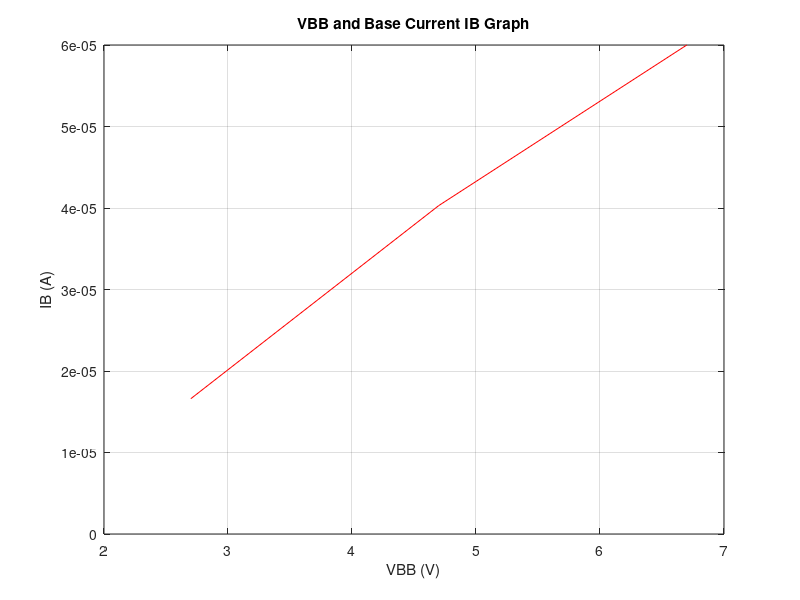
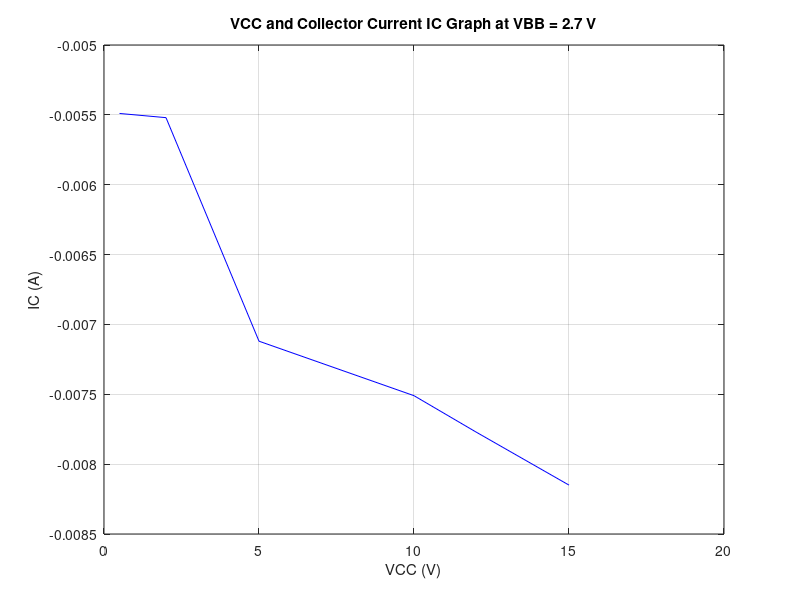
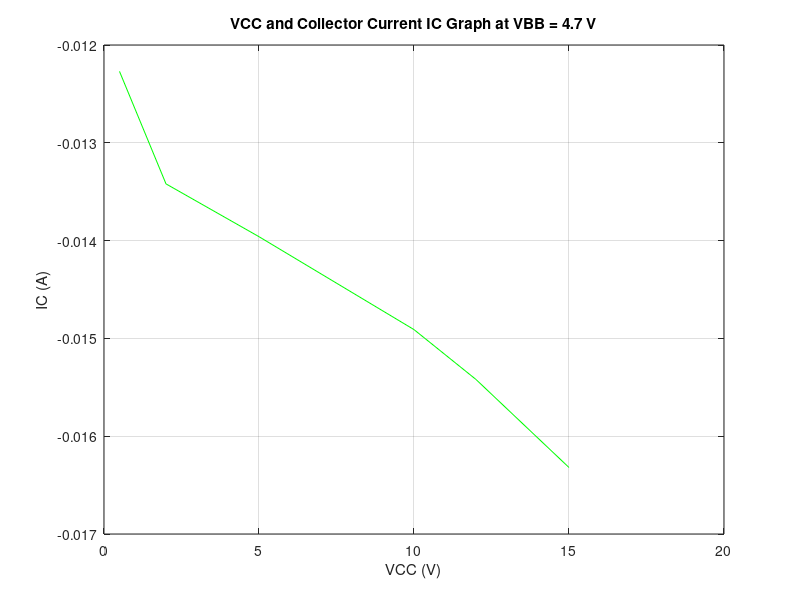
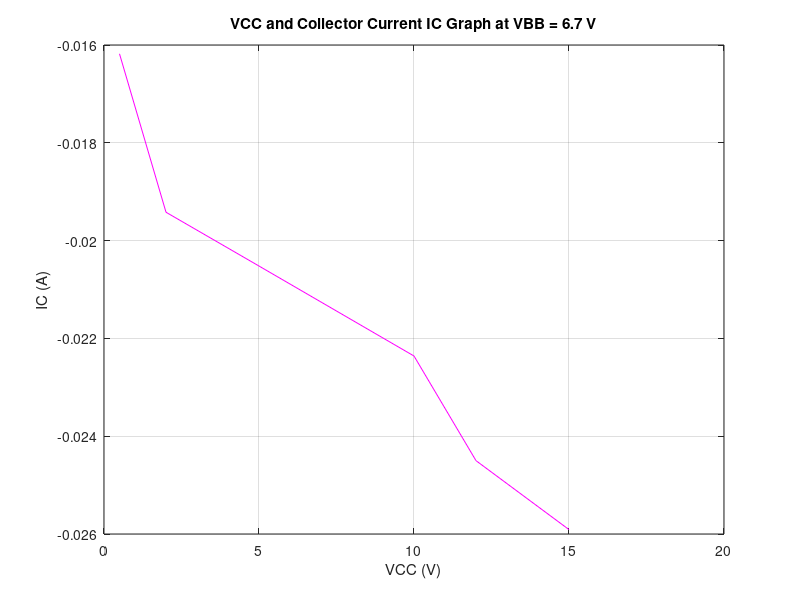

The MATLAB source for these figures, in order:
%This code is for lab dated 11.11.2025
VBB=[2.7 4.7 6.7];
I_base=[16.6*10^-6 40.3*10^-6 60*10^-6];
VCC=[0.5 2 5 10 12 15];

IC_2_7=[-5.49*10^-3 -5.52*10^-3 -7.12*10^-3 -7.51*10^-3 -7.77*10^-3 -8.15*10^-3];
IC_4_7=[-12.27*10^-3 -13.42*10^-3 -13.96*10^-3 -14.91*10^-3 -15.42*10^-3 -16.32*10^-3];
IC_6_7=[-16.18*10^-3 -19.42*10^-3 -20.52*10^-3 -22.36*10^-3 -24.5*10^-3 -25.91*10^-3];

figure;
plot(VBB,I_base,'r');
xlabel('VBB (V)');
ylabel('IB (A)');
title('VBB and Base Current IB Graph');
grid on;

figure;
plot(VCC,IC_2_7,'b');
xlabel('VCC (V)');
ylabel('IC (A)');
title('VCC and Collector Current IC Graph at VBB = 2.7 V');
grid on;

figure;
plot(VCC,IC_4_7,'g');
xlabel('VCC (V)');
ylabel('IC (A)');
title('VCC and Collector Current IC Graph at VBB = 4.7 V');
grid on;

figure;
plot(VCC,IC_6_7,'m');
xlabel('VCC (V)');
ylabel('IC (A)');
title('VCC and Collector Current IC Graph at VBB = 6.7 V');
grid on;
